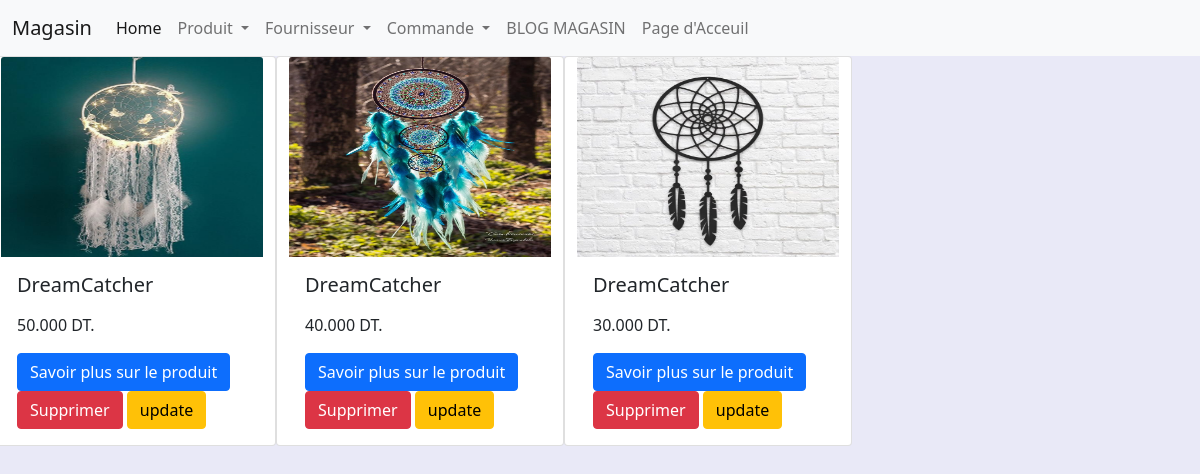
The app's page /magasin/ with its own data.
### magasin/models.py (models this page shows, shortened)
class Produit(models.Model) :
    libelle = models.CharField(max_length=100)
    description = models.TextField(default = 'Non definie')
    prix = models.DecimalField(max_digits = 100, decimal_places=3)
    Type = models.CharField(max_length=2,default='cs',choices=TYPE_CHOICES)
    image = models.ImageField(blank=True)
    emballag =models.ForeignKey('Emballage',on_delete=models.CASCADE,null=True)
    fournisser=models.ForeignKey('Fournisseur',on_delete=models.CASCADE,null=True)

### magasin/views.py (the view)
# urls.py: path("",views.list_Produit),
def list_Produit(request):
    listp = Produit.objects.filter().all()
    return render(request,'magasin/Produits.html',{'list':listp})

### magasin/templates/magasin/Produits.html (shortened to what this page needs)
{% extends 'magasin/base.html' %}
{% load static %}
{% block body %}
<form method='POST' class="post-form">
	<div class="row">
	{% for article in list %}
    <div class="card" style="width: 18rem;">
        <img src='{{MEDIA_URL}}{{article.image}}' class="card-img-top" alt="..." height="200px"width="200px">
        <div class="card-body">
			<h5 class="card-title">{{article.libelle}}</h5>
            <p class="card-text"> {{article.prix}} DT. </p><a href="#" class="btn btn-primary">Savoir plus sur le produit</a>
            <a href="{% url 'deletep' article.id %}" class="btn btn-danger">Supprimer</a>
            <a href="{% url 'updatep' article.id %}" class="btn btn-warning">update</a>
        </div>
    </div>
	{% endfor %}
	</div>
</form>
{% endblock %}

### magasin/templates/magasin/base.html (shortened to what this page needs)
{% load static %}
<!DOCTYPE html>
<html>
<head>
<link href="https://cdn.jsdelivr.net/npm/bootstrap@5.0.1/dist/css/bootstrap.min.css" rel="stylesheet">
<link rel='stylesheet' type='text/css' media='screen'
href="{% static 'base.css' %}">
<nav class="navbar navbar-expand-lg navbar-light bg-light">
  <div class="container-fluid">
    <a class="navbar-brand" href="/magasin/">Magasin</a>
    <div class="collapse navbar-collapse" id="navbarNavDropdown">
      <ul class="navbar-nav">
        <li class="nav-item">
          <a class="nav-link active" aria-current="page" href="{% url 'Produit' %}">Home</a>
        </li>
        <li class="nav-item dropdown">
          <a class="nav-link dropdown-toggle" href="#" id="navbarDropdownMenuLink" role="button" data-bs-toggle="dropdown" aria-expanded="false">
            Produit
          </a>
        </li>
        <li class="nav-item dropdown">
          <a class="nav-link dropdown-toggle" href="#" id="navbarDropdownMenuLink" role="button" data-bs-toggle="dropdown" aria-expanded="false">
            Fournisseur
          </a>
        </li>
        <li class="nav-item dropdown">
          <a class="nav-link dropdown-toggle" href="#" id="navbarDropdownMenuLink" role="button" data-bs-toggle="dropdown" aria-expanded="false">
            Commande
          </a>
        </li>
        <li class="nav-item">
          <a class="nav-link" href="{% url 'blog' %}">BLOG MAGASIN</a>
        </li>
        <li class="nav-item">
          <a class="nav-link" href="/#home/">Page d'Acceuil</a>
        </li>
      </ul>
    </div>
  </div>
</nav>
</head>
<body>
{% block body %}
{% endblock %}
</body>
</html>

### magasin/static/base.css (style rules this page uses)
body { background-color: #e9e9f7 }

### records on screen
Produit: image (picture), libelle "DreamCatcher", prix "50.000"
Produit: image (picture), libelle "DreamCatcher", prix "40.000"
Produit: image (picture), libelle "DreamCatcher", prix "30.000"
